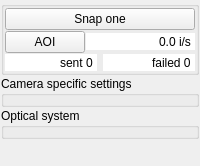
<?xml version="1.0" encoding="UTF-8"?>
<ui version="4.0">
 <class>GCameraSettingsWidgetClass</class>
 <widget class="QWidget" name="GCameraSettingsWidgetClass">
  <property name="geometry">
   <rect>
    <x>0</x>
    <y>0</y>
    <width>200</width>
    <height>166</height>
   </rect>
  </property>
  <property name="sizePolicy">
   <sizepolicy hsizetype="Preferred" vsizetype="Minimum">
    <horstretch>0</horstretch>
    <verstretch>0</verstretch>
   </sizepolicy>
  </property>
  <property name="windowTitle">
   <string>GCameraSettingsWidget</string>
  </property>
  <layout class="QVBoxLayout" name="verticalLayout">
   <property name="spacing">
    <number>1</number>
   </property>
   <property name="margin">
    <number>1</number>
   </property>
   <item>
    <widget class="QGroupBox" name="pCamGroupBox">
     <property name="sizePolicy">
      <sizepolicy hsizetype="Preferred" vsizetype="Preferred">
       <horstretch>0</horstretch>
       <verstretch>0</verstretch>
      </sizepolicy>
     </property>
     <property name="title">
      <string/>
     </property>
     <layout class="QVBoxLayout" name="verticalLayout_2">
      <property name="spacing">
       <number>1</number>
      </property>
      <property name="margin">
       <number>1</number>
      </property>
      <item>
       <layout class="QHBoxLayout" name="pGrabLayout" stretch="0">
        <property name="spacing">
         <number>1</number>
        </property>
        <item>
         <widget class="QPushButton" name="pSnapOneButton">
          <property name="sizePolicy">
           <sizepolicy hsizetype="Preferred" vsizetype="Fixed">
            <horstretch>0</horstretch>
            <verstretch>0</verstretch>
           </sizepolicy>
          </property>
          <property name="text">
           <string>Snap one</string>
          </property>
         </widget>
        </item>
       </layout>
      </item>
      <item>
       <layout class="QHBoxLayout" name="horizontalLayout_4" stretch="0,1">
        <property name="spacing">
         <number>1</number>
        </property>
        <item>
         <widget class="QPushButton" name="m_pSelectAoiButton">
          <property name="sizePolicy">
           <sizepolicy hsizetype="Preferred" vsizetype="Fixed">
            <horstretch>0</horstretch>
            <verstretch>0</verstretch>
           </sizepolicy>
          </property>
          <property name="text">
           <string>AOI</string>
          </property>
         </widget>
        </item>
        <item>
         <widget class="QDoubleSpinBox" name="pFpsSpinBox">
          <property name="enabled">
           <bool>true</bool>
          </property>
          <property name="sizePolicy">
           <sizepolicy hsizetype="Preferred" vsizetype="Fixed">
            <horstretch>0</horstretch>
            <verstretch>0</verstretch>
           </sizepolicy>
          </property>
          <property name="wrapping">
           <bool>false</bool>
          </property>
          <property name="frame">
           <bool>false</bool>
          </property>
          <property name="alignment">
           <set>Qt::AlignRight|Qt::AlignTrailing|Qt::AlignVCenter</set>
          </property>
          <property name="readOnly">
           <bool>true</bool>
          </property>
          <property name="buttonSymbols">
           <enum>QAbstractSpinBox::NoButtons</enum>
          </property>
          <property name="keyboardTracking">
           <bool>false</bool>
          </property>
          <property name="suffix">
           <string> i/s</string>
          </property>
          <property name="decimals">
           <number>1</number>
          </property>
          <property name="maximum">
           <double>999.000000000000000</double>
          </property>
         </widget>
        </item>
       </layout>
      </item>
      <item>
       <layout class="QHBoxLayout" name="horizontalLayout">
        <item>
         <widget class="QSpinBox" name="pSentFrameBox">
          <property name="enabled">
           <bool>true</bool>
          </property>
          <property name="wrapping">
           <bool>true</bool>
          </property>
          <property name="frame">
           <bool>false</bool>
          </property>
          <property name="alignment">
           <set>Qt::AlignRight|Qt::AlignTrailing|Qt::AlignVCenter</set>
          </property>
          <property name="readOnly">
           <bool>true</bool>
          </property>
          <property name="buttonSymbols">
           <enum>QAbstractSpinBox::NoButtons</enum>
          </property>
          <property name="keyboardTracking">
           <bool>false</bool>
          </property>
          <property name="suffix">
           <string/>
          </property>
          <property name="prefix">
           <string>sent </string>
          </property>
          <property name="maximum">
           <number>999999</number>
          </property>
         </widget>
        </item>
        <item>
         <widget class="QSpinBox" name="pFailedFrameBox">
          <property name="enabled">
           <bool>true</bool>
          </property>
          <property name="wrapping">
           <bool>true</bool>
          </property>
          <property name="frame">
           <bool>false</bool>
          </property>
          <property name="alignment">
           <set>Qt::AlignRight|Qt::AlignTrailing|Qt::AlignVCenter</set>
          </property>
          <property name="readOnly">
           <bool>true</bool>
          </property>
          <property name="buttonSymbols">
           <enum>QAbstractSpinBox::NoButtons</enum>
          </property>
          <property name="keyboardTracking">
           <bool>false</bool>
          </property>
          <property name="suffix">
           <string/>
          </property>
          <property name="prefix">
           <string>failed </string>
          </property>
          <property name="maximum">
           <number>999</number>
          </property>
         </widget>
        </item>
       </layout>
      </item>
      <item>
       <layout class="QFormLayout" name="pExpoGainLayout">
        <property name="fieldGrowthPolicy">
         <enum>QFormLayout::AllNonFixedFieldsGrow</enum>
        </property>
        <property name="horizontalSpacing">
         <number>1</number>
        </property>
        <property name="verticalSpacing">
         <number>1</number>
        </property>
       </layout>
      </item>
     </layout>
    </widget>
   </item>
   <item>
    <widget class="QGroupBox" name="pGroupBoxCameraSpecific">
     <property name="title">
      <string>Camera specific settings</string>
     </property>
     <layout class="QVBoxLayout" name="verticalLayout_4">
      <property name="spacing">
       <number>0</number>
      </property>
      <property name="margin">
       <number>0</number>
      </property>
     </layout>
    </widget>
   </item>
   <item>
    <widget class="QGroupBox" name="groupBox">
     <property name="sizePolicy">
      <sizepolicy hsizetype="Preferred" vsizetype="Maximum">
       <horstretch>0</horstretch>
       <verstretch>0</verstretch>
      </sizepolicy>
     </property>
     <property name="title">
      <string>Optical system</string>
     </property>
     <layout class="QVBoxLayout" name="verticalLayout_3">
      <property name="leftMargin">
       <number>4</number>
      </property>
      <property name="topMargin">
       <number>2</number>
      </property>
      <property name="rightMargin">
       <number>4</number>
      </property>
      <property name="bottomMargin">
       <number>4</number>
      </property>
      <item>
       <layout class="QFormLayout" name="pLayoutOpticalSystem">
        <property name="fieldGrowthPolicy">
         <enum>QFormLayout::AllNonFixedFieldsGrow</enum>
        </property>
       </layout>
      </item>
     </layout>
    </widget>
   </item>
   <item>
    <spacer name="verticalSpacer">
     <property name="orientation">
      <enum>Qt::Vertical</enum>
     </property>
     <property name="sizeHint" stdset="0">
      <size>
       <width>20</width>
       <height>0</height>
      </size>
     </property>
    </spacer>
   </item>
  </layout>
 </widget>
 <layoutdefault spacing="6" margin="11"/>
 <resources/>
 <connections/>
</ui>
